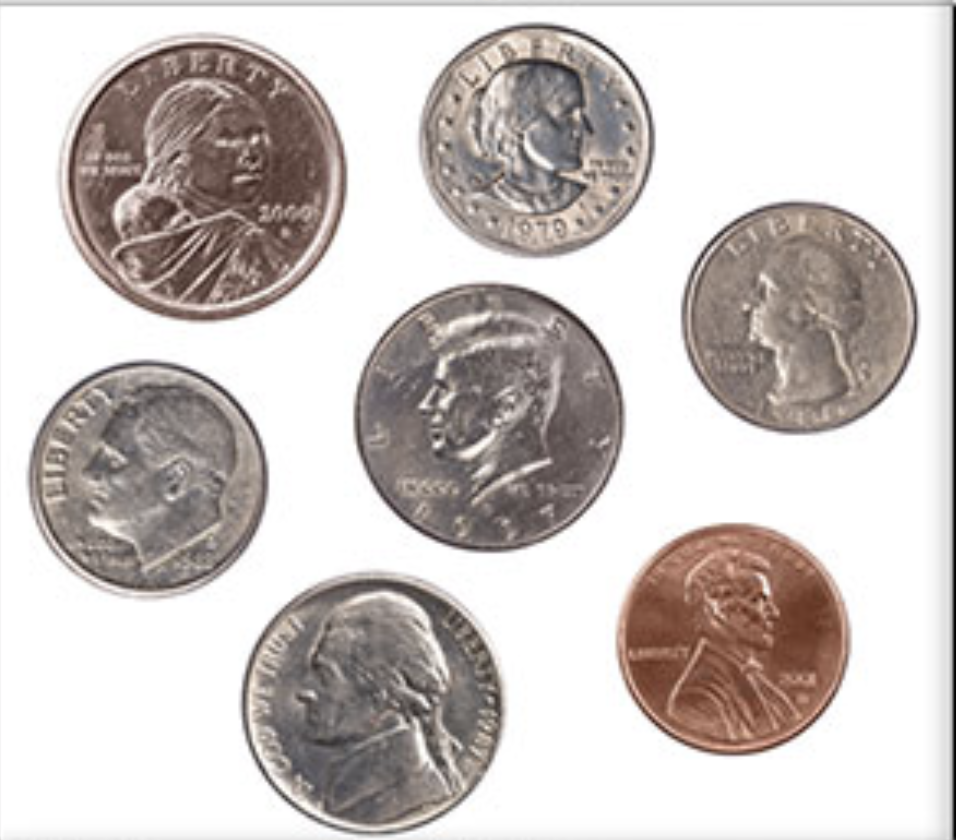
#> input picture module1/coin_image.png, 956 x 840 px
$ python lec4_1.py --image coin_image.png
#> lines starting #> are read from the running program, lines starting #| are printed output that depends on the picture
import numpy as np
import cv2
from argparse import ArgumentParser
import imutils

ap = ArgumentParser()
ap.add_argument("-i", "--image", required=True, help="Path is required")
args = vars(ap.parse_args())

image = cv2.imread(args["image"])
#> image is the input picture: shape (840, 956, 3); mean B, G, R 193.3, 196, 202.8
cv2.imshow("Original: ", image)


W = np.float32([[1, 0, 25], [0, 1, 25]])
shifted = cv2.warpAffine(image, W, (image.shape[1], image.shape[0]))
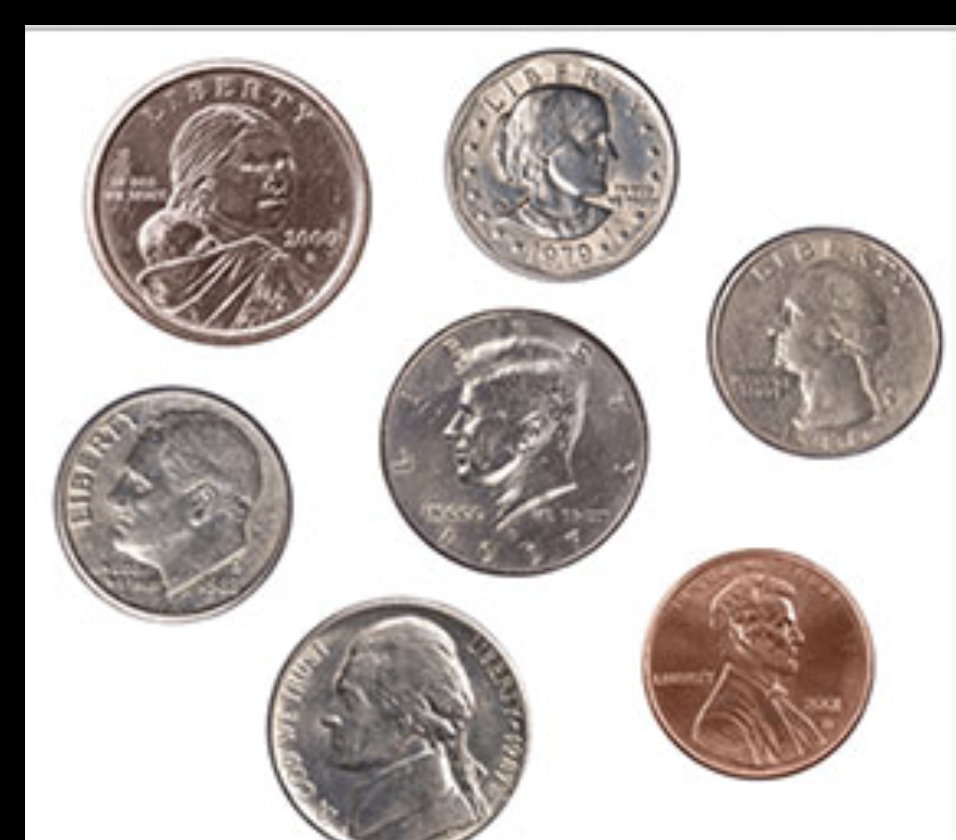
#> shifted: shape (840, 956, 3); mean B, G, R 181.1, 183.7, 190.5
cv2.imshow("Shifted: ", shifted)

# [9 lines of commented-out code are left out]

shifted = imutils.translate(image, 10, 10)
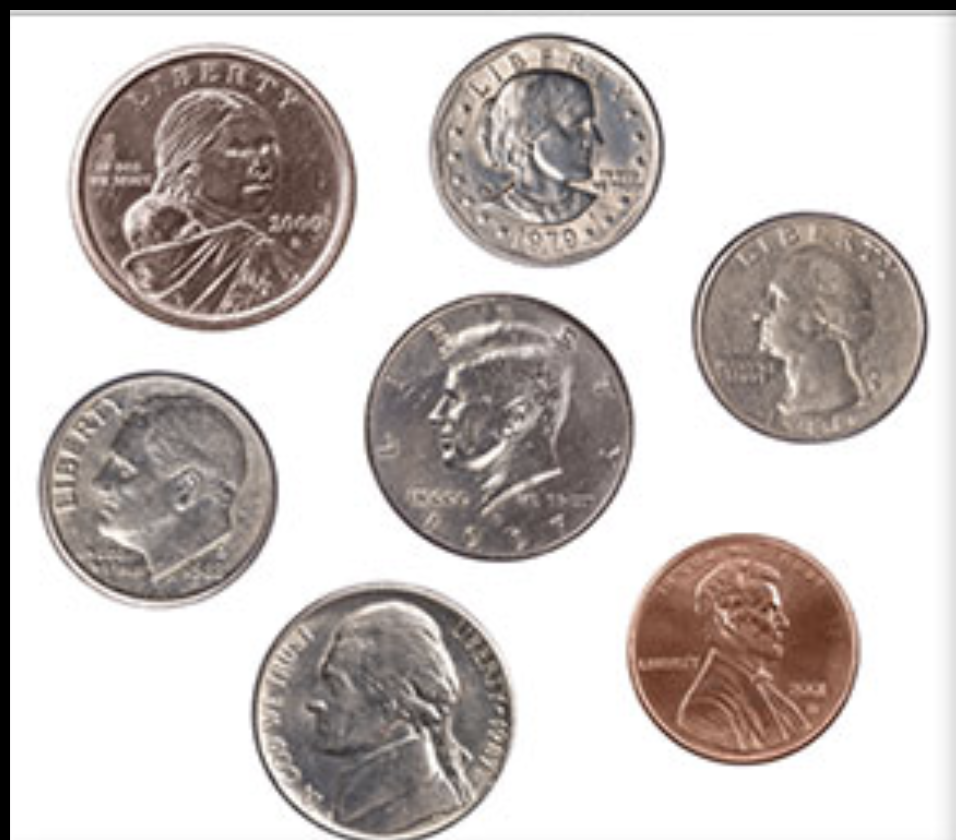
#> shifted: shape (840, 956, 3); mean B, G, R 188.9, 191.6, 198.4
cv2.imshow("Imutils shifted: ", shifted)
cv2.waitKey(0)

$ run again, on module1/brickwall.png
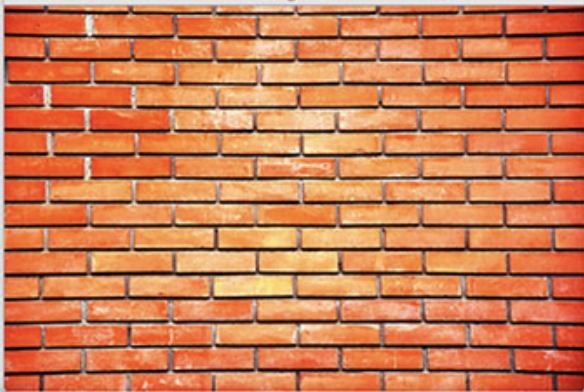
#> input picture module1/brickwall.png, 584 x 392 px
#> image is the input picture: shape (392, 584, 3); mean B, G, R 82.8, 124.3, 201.8
#> `shifted = cv2.warpAffine(image, W, (image.shape[1], image.shape[0]))`:
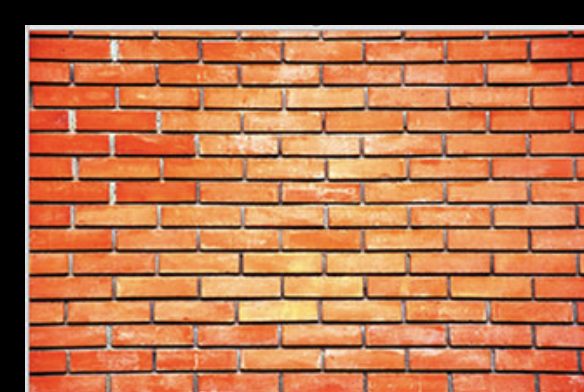
#> shifted: shape (392, 584, 3); mean B, G, R 76.1, 114.5, 181.8
#> `shifted = imutils.translate(image, 10, 10)`:
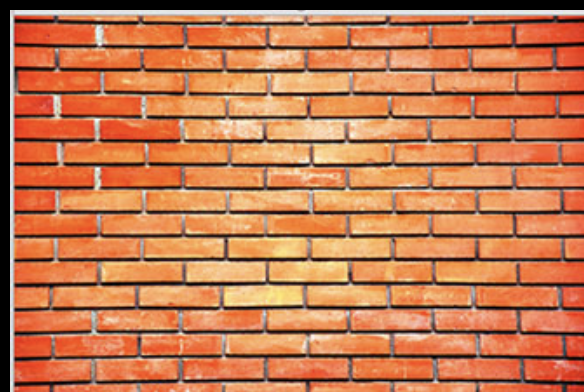
#> shifted: shape (392, 584, 3); mean B, G, R 80.2, 120.4, 193.3

$ run again, on module1/cocunut_tree.png
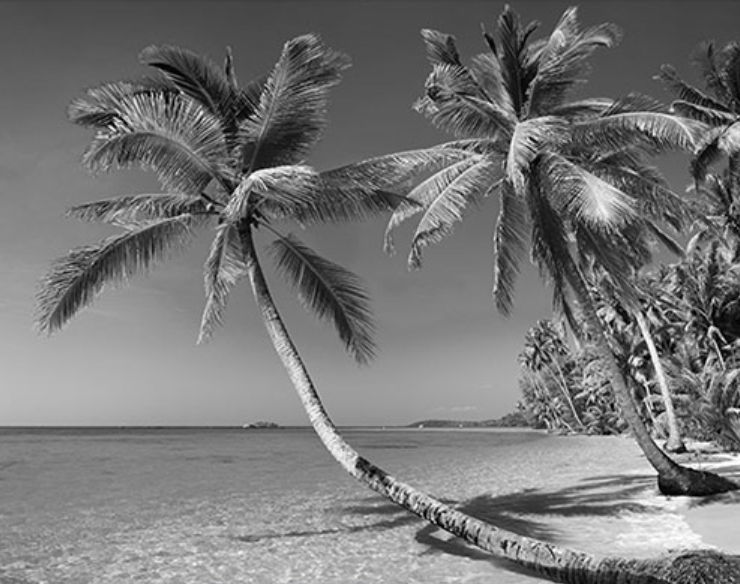
#> input picture module1/cocunut_tree.png, 740 x 584 px
#> image is the input picture: shape (584, 740, 3); mean B, G, R 118.6, 118.6, 118.6
#> `shifted = cv2.warpAffine(image, W, (image.shape[1], image.shape[0]))`:
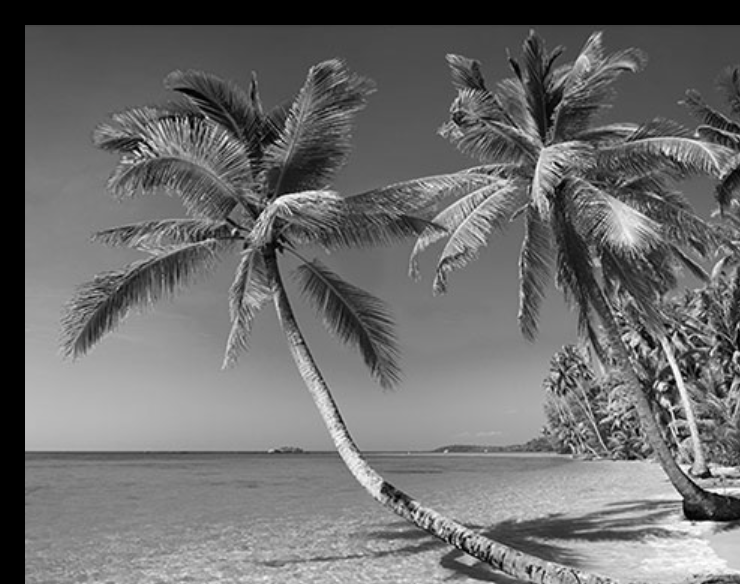
#> shifted: shape (584, 740, 3); mean B, G, R 109.2, 109.2, 109.2
#> `shifted = imutils.translate(image, 10, 10)`:
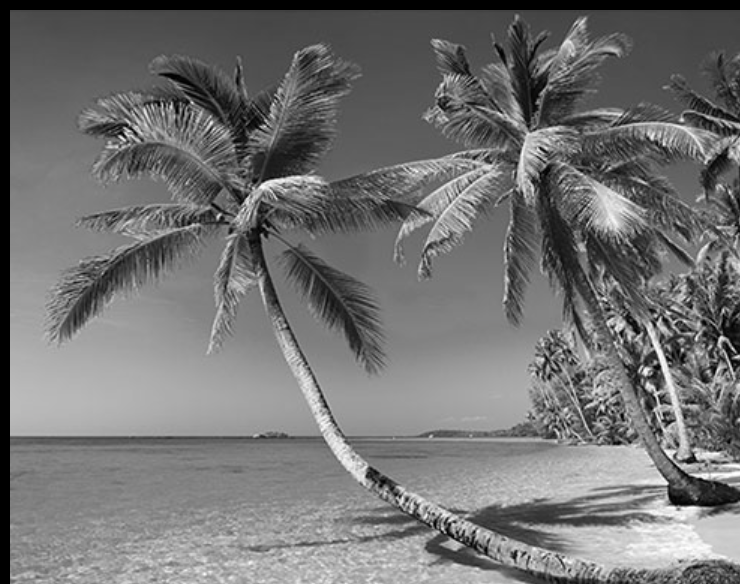
#> shifted: shape (584, 740, 3); mean B, G, R 114.9, 114.9, 114.9
